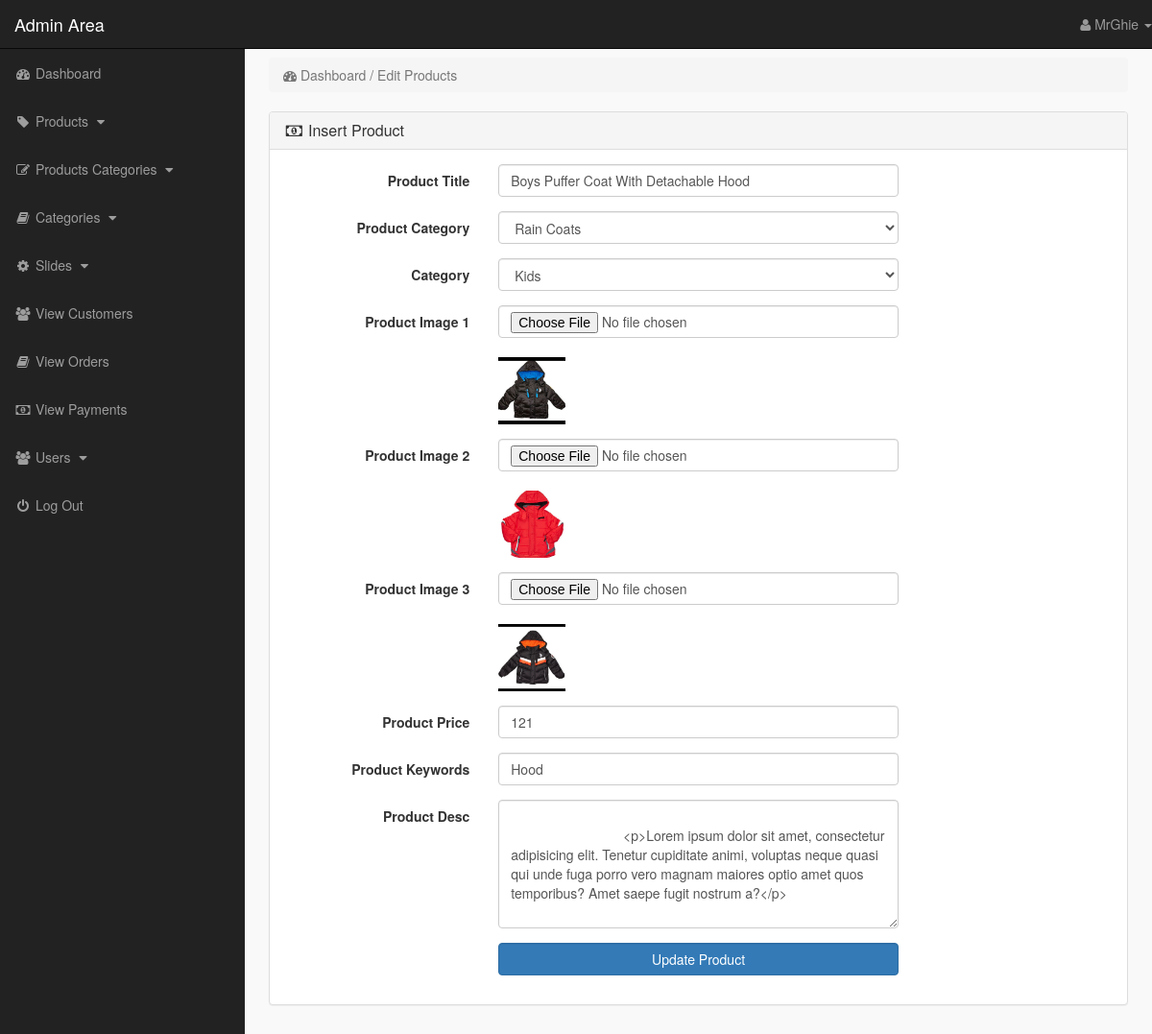
/admin_area/index.php?edit_product=2 (signed in), run on the app's committed database.
### tables this page shows
CREATE TABLE `products` (
  `product_id` int(10) NOT NULL,
  `p_cat_id` int(10) NOT NULL,
  `cat_id` int(10) NOT NULL,
  `date` timestamp NOT NULL DEFAULT CURRENT_TIMESTAMP ON UPDATE CURRENT_TIMESTAMP,
  `product_title` text NOT NULL,
  `product_img1` text NOT NULL,
  `product_img2` text NOT NULL,
  `product_img3` text NOT NULL,
  `product_price` int(10) NOT NULL,
  `product_keywords` text NOT NULL,
  `product_desc` text NOT NULL
);

CREATE TABLE `product_categories` (
  `p_cat_id` int(10) NOT NULL,
  `p_cat_title` text NOT NULL,
  `p_cat_desc` text NOT NULL
);

CREATE TABLE `categories` (
  `cat_id` int(10) NOT NULL,
  `cat_title` text NOT NULL,
  `cat_desc` text NOT NULL
);

### admin_area/edit_product.php (the view, shortened to what this page needs)
<?php
    if(!isset($_SESSION['admin_email'])){
        echo "<script>window.open('login.php','_self')</script>";
    }else{
?>
<?php
    if(isset($_GET['edit_product'])){
        $edit_id = $_GET['edit_product'];
        $get_p = "select * from products where product_id='$edit_id'";
        $run_edit = mysqli_query($con,$get_p);
        $row_edit = mysqli_fetch_array($run_edit);
        $p_title = $row_edit['product_title'];
        $p_cat = $row_edit['p_cat_id'];
        $cat = $row_edit['cat_id'];
        $p_image1 = $row_edit['product_img1'];
        $p_image2 = $row_edit['product_img2'];
        $p_image3 = $row_edit['product_img3'];
        $p_price = $row_edit['product_price'];
        $p_keywords = $row_edit['product_keywords'];
        $p_desc = $row_edit['product_desc'];
    }
        $get_p_cat = "select * from product_categories where p_cat_id='$p_cat'";
        $run_p_cat = mysqli_query($con,$get_p_cat);
        $row_p_cat = mysqli_fetch_array($run_p_cat);
        $p_cat_title = $row_p_cat['p_cat_title'];
        $get_cat = "select * from categories where cat_id='$cat'";
        $run_cat = mysqli_query($con,$get_cat);
        $row_cat = mysqli_fetch_array($run_cat);
        $cat_title = $row_cat['cat_title'];
?>
<!DOCTYPE html>
<html lang="en">
<head>
</head>
<body>
<div class="row">
    <div class="col-lg-12">
        <ol class="breadcrumb">
            <li class="active">
                <i class="fa fa-dashboard"></i> Dashboard / Edit Products
            </li>
        </ol>
    </div>
</div>
<div class="row">
    <div class="col-lg-12">
        <div class="panel panel-default">
           <div class="panel-heading">
               <h3 class="panel-title">
                   <i class="fa fa-money fa-fw"></i> Insert Product
               </h3>
           </div>
           <div class="panel-body">
               <form method="post" class="form-horizontal" enctype="multipart/form-data">
                   <div class="form-group">
                      <label class="col-md-3 control-label"> Product Title </label>
                      <div class="col-md-6">
                          <input name="product_title" type="text" class="form-control" required value="<?php echo $p_title; ?>">
                      </div>
                   </div>
                   <div class="form-group">
                      <label class="col-md-3 control-label"> Product Category </label>
                      <div class="col-md-6">
                          <select name="product_cat" class="form-control">
                              <option value="<?php echo $p_cat; ?>"> <?php echo $p_cat_title; ?> </option>
                          </select>
                      </div>
                   </div>
                   <div class="form-group">
                      <label class="col-md-3 control-label"> Category </label>
                      <div class="col-md-6">
                          <select name="cat" class="form-control">
                              <option value="<?php echo $cat; ?>"> <?php echo $cat_title; ?> </option>
                          </select>
                      </div>
                   </div>
                   <div class="form-group">
                      <label class="col-md-3 control-label"> Product Image 1 </label>
                      <div class="col-md-6">
                          <input name="product_img1" type="file" class="form-control" required>
                          <br>
                          <img width="70" height="70" src="product_images/<?php echo $p_image1; ?>" alt="<?php echo $p_image1; ?>">
                      </div>
                   </div>
                   <div class="form-group">
                      <label class="col-md-3 control-label"> Product Image 2 </label>
                      <div class="col-md-6">
                          <input name="product_img2" type="file" class="form-control">
                          <br>
                          <img width="70" height="70" src="product_images/<?php echo $p_image2; ?>" alt="<?php echo $p_image2; ?>">
                      </div>
                   </div>
                   <div class="form-group">
                      <label class="col-md-3 control-label"> Product Image 3 </label>
                      <div class="col-md-6">
                          <input name="product_img3" type="file" class="form-control form-height-custom">
                          <br>
                          <img width="70" height="70" src="product_images/<?php echo $p_image3; ?>" alt="<?php echo $p_image3; ?>">
                      </div>
                   </div>
                   <div class="form-group">
                      <label class="col-md-3 control-label"> Product Price </label>
                      <div class="col-md-6">
                          <input name="product_price" type="text" class="form-control" required value="<?php echo $p_price; ?>">
                      </div>
                   </div>
                   <div class="form-group">
                      <label class="col-md-3 control-label"> Product Keywords </label>
                      <div class="col-md-6">
                          <input name="product_keywords" type="text" class="form-control" required value="<?php echo $p_keywords; ?>">
                      </div>
                   </div>
                   <div class="form-group">
                      <label class="col-md-3 control-label"> Product Desc </label>
                      <div class="col-md-6">
                          <textarea name="product_desc" cols="19" rows="6" class="form-control">
                              <?php echo $p_desc; ?>
                          </textarea>
                      </div>
                   </div>
                   <div class="form-group">
                      <label class="col-md-3 control-label"></label>
                      <div class="col-md-6">
                          <input name="update" value="Update Product" type="submit" class="btn btn-primary form-control">
                      </div>
                   </div>
               </form>
           </div>
        </div>
    </div>
</div>
</body>
</html>
<?php } ?>

### admin_area/includes/sidebar.php (shortened to what this page needs)
<?php
    if(!isset($_SESSION['admin_email'])){
        echo "<script>window.open('login.php','_self')</script>";
    }else{
?>
<nav class="navbar navbar-inverse navbar-fixed-top">
    <div class="navbar-header">
        <a href="index.php?dashboard" class="navbar-brand">Admin Area</a>
    </div>
    <ul class="nav navbar-right top-nav">
        <li class="dropdown">
            <a href="#" class="dropdown-toggle" data-toggle="dropdown">
                <i class="fa fa-user"></i> <?php echo $admin_name;  ?> <b class="caret"></b>
            </a>
        </li>
    </ul>
    <div class="collapse navbar-collapse navbar-ex1-collapse">
        <ul class="nav navbar-nav side-nav">
            <li>
                <a href="index.php?dashboard">
                        <i class="fa fa-fw fa-dashboard"></i> Dashboard
                </a>
            </li>
            <li>
                <a href="#" data-toggle="collapse" data-target="#products">
                        <i class="fa fa-fw fa-tag"></i> Products
                        <i class="fa fa-fw fa-caret-down"></i>
                </a>
            </li>
            <li>
                <a href="#" data-toggle="collapse" data-target="#p_cat">
                        <i class="fa fa-fw fa-edit"></i> Products Categories
                        <i class="fa fa-fw fa-caret-down"></i>
                </a>
            </li>
            <li>
                <a href="#" data-toggle="collapse" data-target="#cat">
                        <i class="fa fa-fw fa-book"></i> Categories
                        <i class="fa fa-fw fa-caret-down"></i>
                </a>
            </li>
            <li>
                <a href="#" data-toggle="collapse" data-target="#slides">
                        <i class="fa fa-fw fa-gear"></i> Slides
                        <i class="fa fa-fw fa-caret-down"></i>
                </a>
            </li>
            <li>
                <a href="index.php?view_customers">
                    <i class="fa fa-fw fa-users"></i> View Customers
                </a>
            </li>
            <li>
                <a href="index.php?view_orders">
                    <i class="fa fa-fw fa-book"></i> View Orders
                </a>
            </li>
            <li>
                <a href="index.php?view_payments">
                    <i class="fa fa-fw fa-money"></i> View Payments
                </a>
            </li>
            <li>
                <a href="#" data-toggle="collapse" data-target="#users">
                        <i class="fa fa-fw fa-users"></i> Users
                        <i class="fa fa-fw fa-caret-down"></i>
                </a>
            </li>
            <li>
                <a href="logout.php">
                    <i class="fa fa-fw fa-power-off"></i> Log Out
                </a>
            </li>
        </ul>
    </div>
</nav>
<?php } ?>

### admin_area/css/style.css (style rules this page uses)
body { margin-top: 100px; }
@media (min-width: 768px) { body { margin-top: 50px; } }
.top-nav>li { float: left; display: inline-block; }
.top-nav>li>a { color: #999999; line-height: 20px; padding-top: 15px; padding-bottom: 15px; }
@media (min-width: 768px) { .side-nav { position: fixed; top: 51px; bottom: 0; width: 255px; overflow-y: auto; overflow-x: hidden; background-color: #222222; padding-bottom: 40px; border-radius: 0; } }
@media (min-width: 768px) { .side-nav>li>a { width: 255px; } }
.panel-body { border-radius: 5px; }

### data on the page
products: product_title "Boys Puffer Coat With Detachable Hood", product_img1 (picture), product_img2 (picture), product_img3 (picture), product_price "121", product_keywords "Hood", product_desc "<p>Lorem ipsum dolor sit amet, consectetur adipisicing elit. Tenetur cupiditate animi, voluptas neque quasi qui unde fuga porro vero magnam maiores optio amet quos temporibus? Amet saepe fugit nostrum a?</p>"
product_categories: product_cat "Rain Coats"
categories: cat "Kids"

### other printed values
$admin_name "MrGhie"
